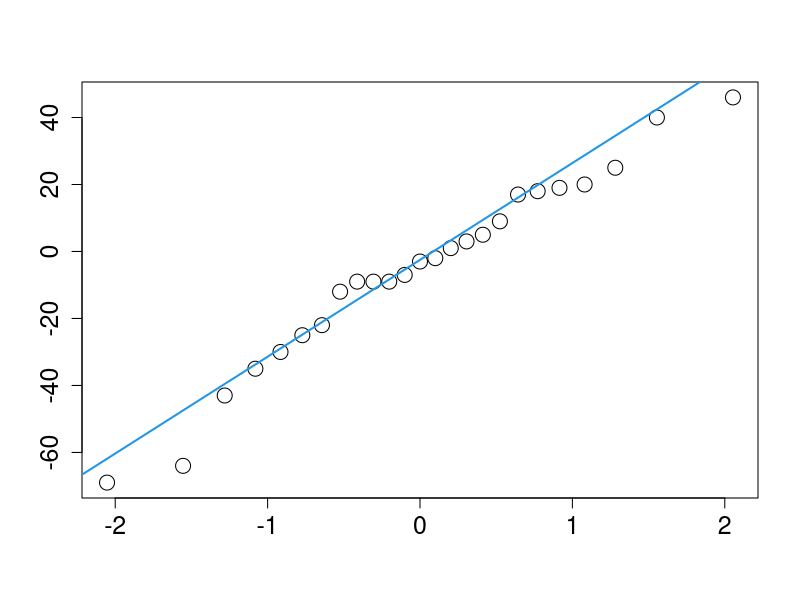
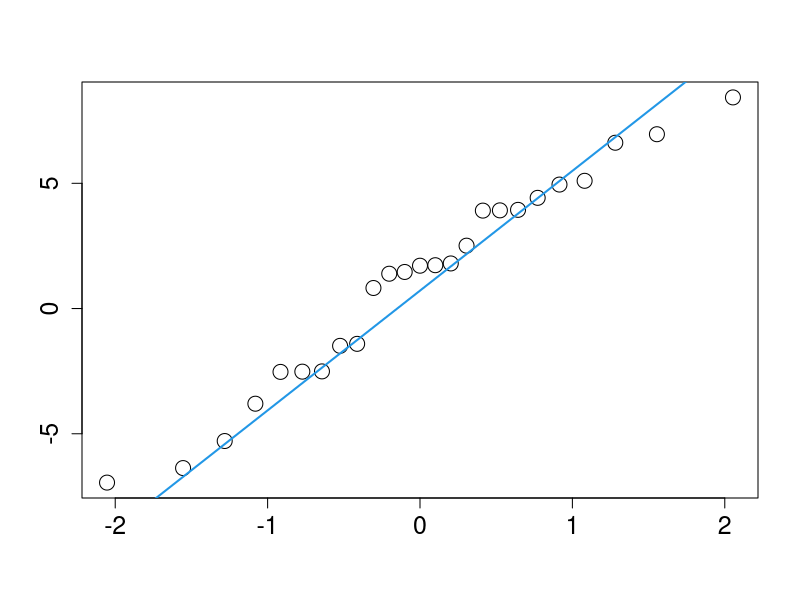
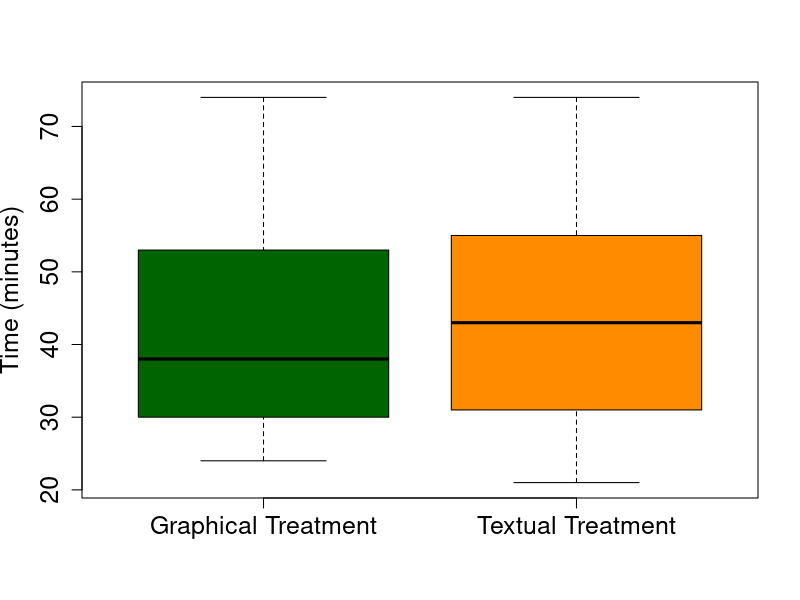
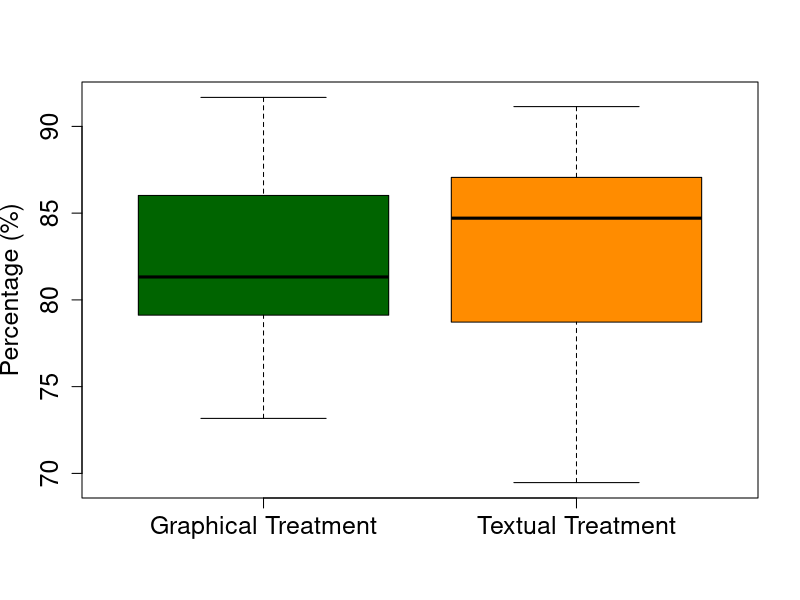
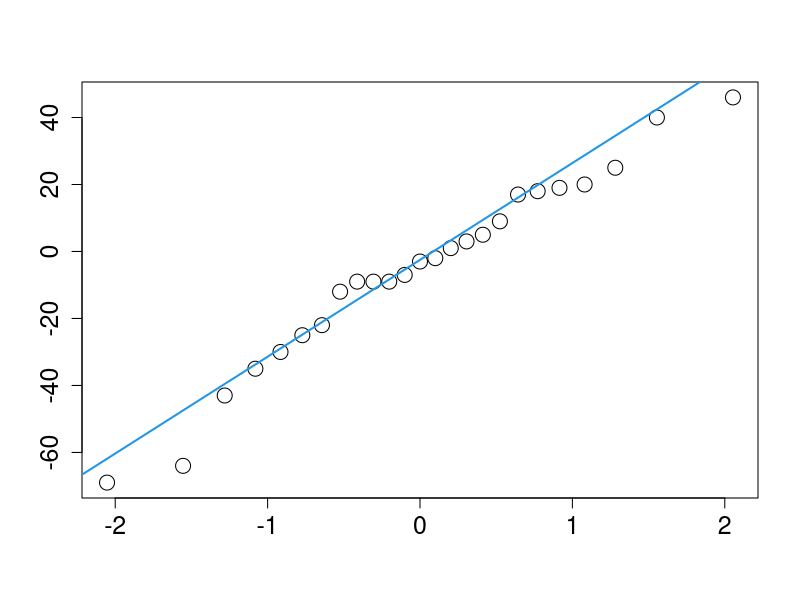
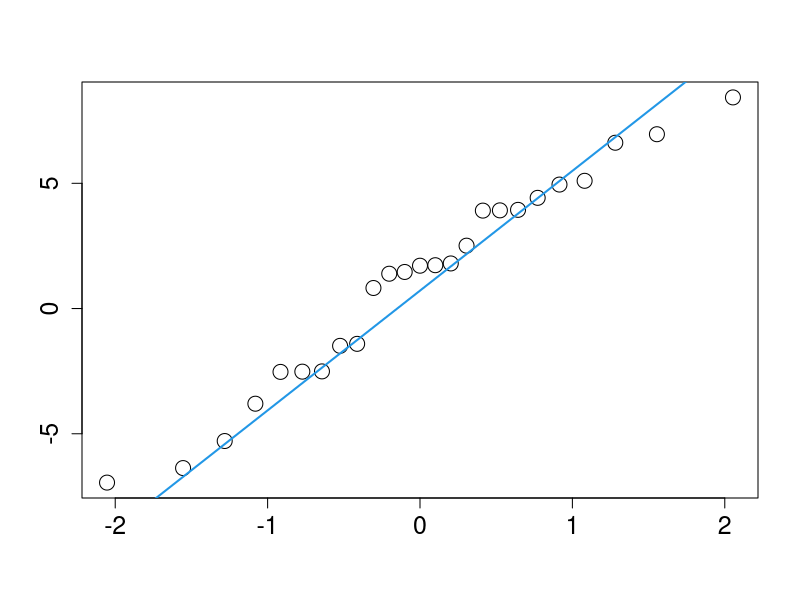
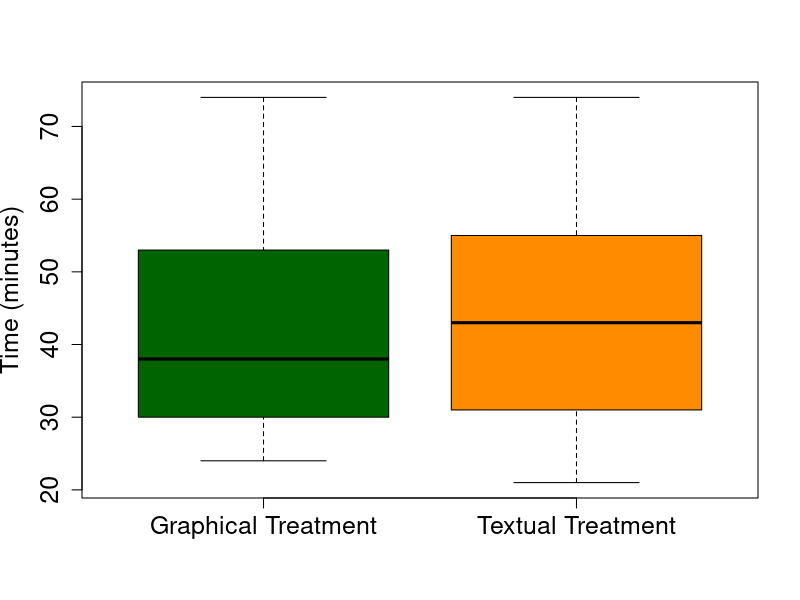
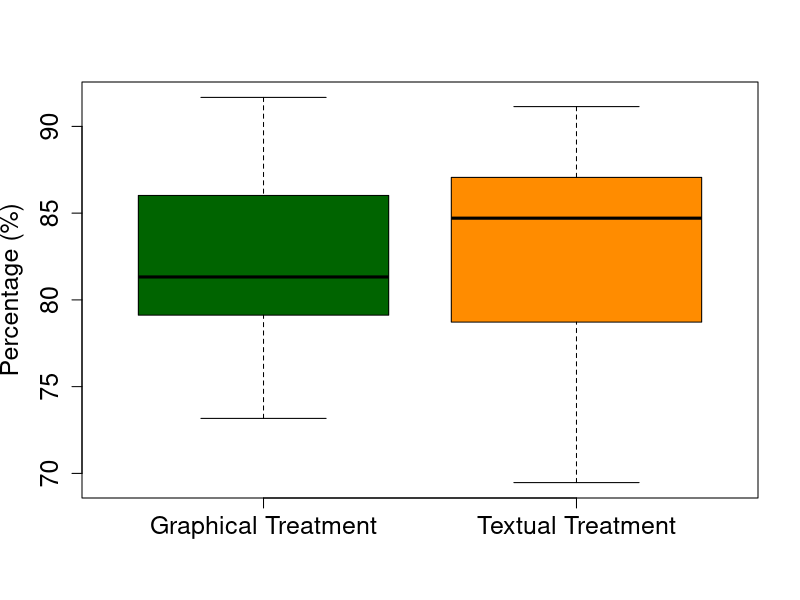

Write the R code that produced these figures, in order.
# ==============================================================================
# ==============================================================================
#		 SCRIPTS TO GENERATE SOME OF MY \new GRAPHICS IN R
# ==============================================================================
# ==============================================================================

# DATASETS
# 	TIME (EFFORT)
	NormalityT<-c(-69,-64,-43,-35,-30,-25,-22,-12,-9,-9,-9,-7,-3,-2,1,5,9,17,18,19,20,25,3,40,46)
	GraphicT<-c(24,24,28,28,29,30,30,30,31,33,35,38,38,44,45,46,46,46,53,58,61,70,74,90,102)
	TextualT<-c(21,23,25,29,30,30,31,32,35,36,40,40,43,44,47,50,50,55,55,55,67,74,93,93,171)
# 	FSCORE (EFFECTIVENESS)
	NormalityFS<-c(-6.95,-6.37,-5.29,-3.80,-2.53,-2.52,-2.51,-1.49,-1.41,0.82,1.39,1.46,1.71,1.73,1.80,2.51,3.91,3.92,3.94,4.42,4.95,5.10,6.62,6.96,8.43)
	GraphicFS<-c(68.66,73.17,73.81,76.92,78.65,78.65,79.12,79.49,80.41,80.43,80.46,81.08,81.32,81.58,82.98,83.33,83.78,83.87,86.02,86.60,87.23,87.23,87.80,89.16,91.67)
	TextualFS<-c(69.47,71.29,71.70,73.12,77.11,77.78,78.72,81.25,82.47,82.57,83.87,84.62,84.71,85.33,85.37,86.08,86.32,86.42,87.06,87.76,88.31,88.89,89.16,89.74,91.14)

# ==============================================================================

# DISTRIBUTION
#	TIME (EFFORT)
	qqnorm(NormalityT,main=NULL, xlab = "",ylab = "",cex = 2, pch = 1,cex.lab= 1.5, cex.axis= 1.5)
	qqline(NormalityT, col=4, lwd=2,lty=1)
#	FSCORE (EFFECTIVENESS)
	qqnorm(NormalityFS,main=NULL, xlab = "",ylab = "",cex = 2, pch = 1,cex.lab= 1.5, cex.axis= 1.5)
	qqline(NormalityFS, col=4, lwd=2,lty=1,)

# ==============================================================================

# BOXPLOT
#	TIME (EFFORT)
	boxplot(GraphicT, TextualT, col=(c("darkgreen","darkorange")), names=c("Graphical Treatment","Textual Treatment"), ylab="Time (minutes)", cex=1.5, cex.lab= 1.5, cex.axis= 1.5, outline=FALSE)
#	FSCORE (EFFECTIVENESS)
	boxplot(GraphicFS, TextualFS, col=(c("darkgreen","darkorange")), names=c("Graphical Treatment","Textual Treatment"), ylab="Percentage (%)", cex=1.5, cex.lab= 1.5, cex.axis= 1.5, outline=FALSE)
	
# ==============================================================================

# 	+ PLOTS
	qqnorm(NormalityT,main=NULL, xlab = "",ylab = "",cex = 2, pch = 1,cex.lab= 1.5, cex.axis= 1.5)
	qqline(NormalityT, col=4, lwd=2,lty=1)
	qqnorm(NormalityFS,main=NULL, xlab = "",ylab = "",cex = 2, pch = 1,cex.lab= 1.5, cex.axis= 1.5)
	qqline(NormalityFS, col=4, lwd=2,lty=1,)
	boxplot(GraphicT, TextualT, col=(c("darkgreen","darkorange")), names=c("Graphical Treatment","Textual Treatment"), ylab="Time (minutes)", cex=1.5, cex.lab= 1.5, cex.axis= 1.5, outline=FALSE)
	boxplot(GraphicFS, TextualFS, col=(c("darkgreen","darkorange")), names=c("Graphical Treatment","Textual Treatment"), ylab="Percentage (%)", cex=1.5, cex.lab= 1.5, cex.axis= 1.5, outline=FALSE)
